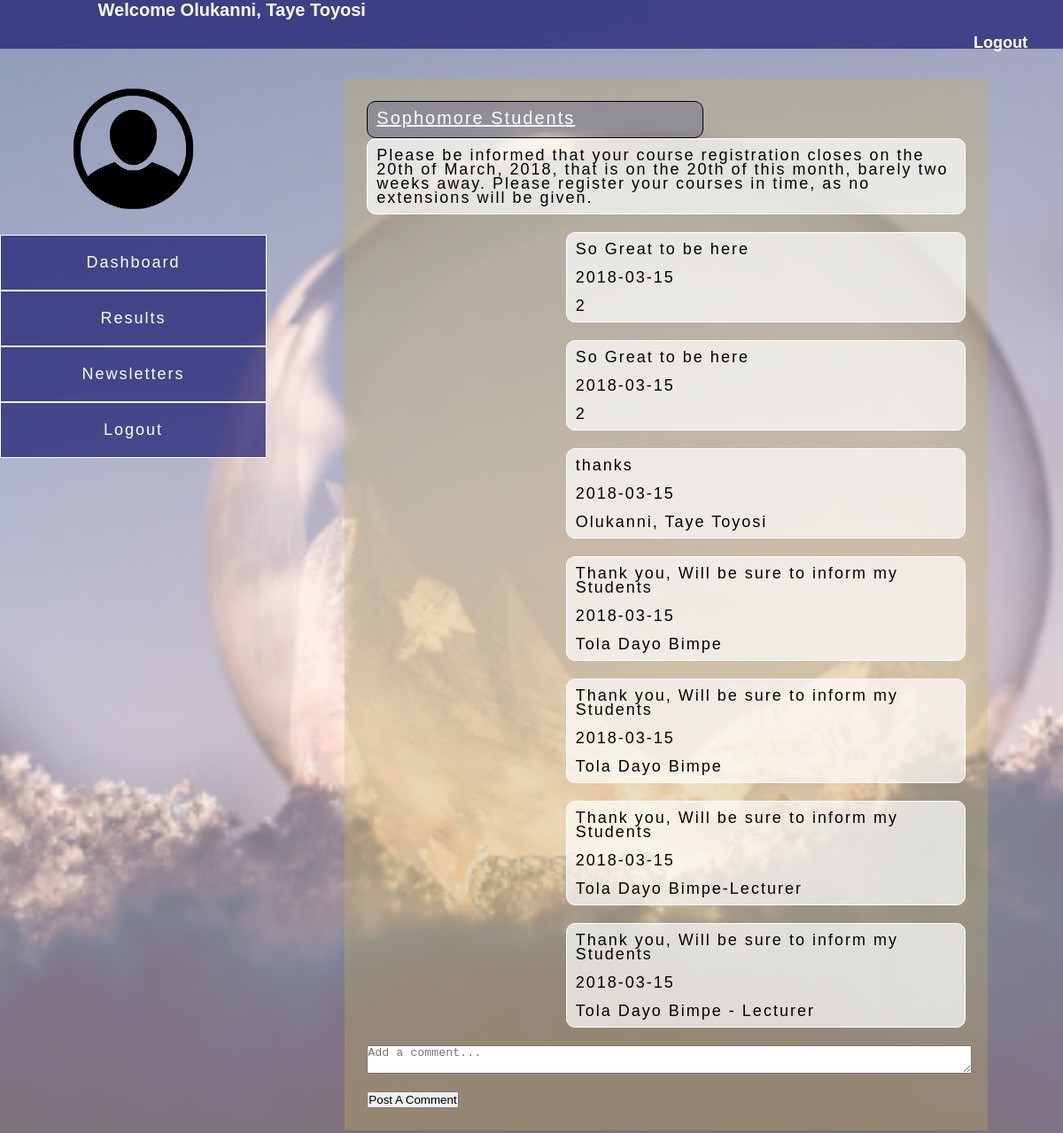
The page /public/student/newsletter.php?news_id=2 (signed in) on the database its author committed.
### tables this page shows
CREATE TABLE `newsletter` (
  `news_id` int(10) UNSIGNED NOT NULL,
  `news_name` text NOT NULL,
  `news_content` text NOT NULL,
  `date` date NOT NULL,
  `admin_id` int(10) NOT NULL
);

CREATE TABLE `comment` (
  `comment_id` int(11) NOT NULL,
  `comment` text NOT NULL,
  `username` varchar(30) NOT NULL,
  `news_id` int(11) NOT NULL,
  `date` date NOT NULL
);

### public/student/newsletter.php (the view, shortened to what this page needs)
<?php
    include("db/authentication.php");
    $name = $_SESSION['student_name'];
     if (isset($_GET['news_id'])) {
        $news_id=$_GET['news_id'];
    }
    $select = mysqli_query($db, "SELECT * FROM newsletter WHERE news_id = '".$news_id."' ")  or  die(mysqli_error($db));
?>
<!Doctype html public "-//W3C//DTD XHTML 1.0 Transitional//EM"
"http://www.w3.org/TR/xhtml1/DTD/xhtml1-transitional.dtd">
<html xmlns="http://wwww.w3.org/1999/xhtml">
    <head>
</head>
<body>
    <div id="container">
        <div class="header">
            <p class="student_name">Welcome <?php echo $name;?></p>
            <a href="student_logout.php" class="float_right">Logout</a></p></div>
        <div id="side1">
            <div class="profile_image" align="center"><img src="../../img/placeholder.png"></div>
            <ul>
                <li class="top"><a href="student_home.php"> Dashboard</a></li>
                <li class="top"><a href="view_result.php">Results</a></li>
                <li class="top"><a href="view_newsletter.php">Newsletters</a></li>
                <li class="top"><a href="student_logout.php">Logout</a></li>
            </ul>
        </div>
        <div id="side2">
                <div id="body">
                    <div id="newsletter">
                        <?php
                        $result = mysqli_fetch_array($select);
                        $news_name = $result['news_name'];
                        $news_content = $result['news_content'];
                        echo '<a class="newshead" id="button2" href=newsletter.php?news_id='.$news_id.'> '.$news_name.'</a>';
                        echo "<p class='news_content'> $news_content </p>";
                        ?>
                    </div>
        <?php
        $query= mysqli_query($db, "SELECT * FROM comment WHERE news_id = '".$news_id."' ")or die(mysqli_error($db)) ;
        while
            ($query_result=mysqli_fetch_array($query)) {
                $comment=$query_result['comment'];
                $date=$query_result['date'];
                $username = $query_result['username']
            ?>
            <div id="comments">
            <?php
            echo '<p class="comment">'.$comment.'</p></br>';
                echo "<p class='date '> $date </p></br>";
                echo "<p class ='name '>$username</p>";
            ?>
            </div>
        <?php
        }
?>
            <form action="" method="post" class="center">
                 <textarea  cols="100" name="comment" placeholder="Add a comment..."></textarea>
                 <input type="submit" name="submit2" value="Post A Comment" />
            </form>
                    </div>
        </div>
    </div>
</body>
</html>

### public/student/newsletter.php (style rules this page uses)
* { align-items: center; margin:0; padding:0 }
body { background-color: rgba(255,0,0, 0.1); }
#container { position: relative; min-height: 100vh; margin: 0px; overflow: hidden; }
#container::after { content: ""; background: url(../../img/ball.jpg); opacity: 0.5; top: 0; left: 0; bottom: 0; right: 0; position: absolute; z-index: -1; min-height: 100vh; margin: 0px; background-repeat: no-repeat; background-position: 50% 0; -ms-background-size: cover; -o-background-size: cover; -moz-background-size: cover; -webkit-background-size: cover; background-size: cover; }
.student_name { font-family:Arial; font-size:20px; font-weight: bold; margin-top: 0px; padding: 0 110.6px; color: #fff; }
.header p { margin-right: 40px; }
.header a { font-family: Helvetica, sans-serif; font-weight: bold; margin-top:15px; margin-right: 40px; font-size: 18px; text-decoration: none; color: #fff; }
#side1 { width: 25.1%; float: left; }
#side1 ul { list-style-type: none; text-align: center; }
#side1 ul li { border: 1px solid #fff; background-color: rgba(25,25,112, 0.7) }
#side1 ul li a { padding: 20px 30px; color: #fff; font-family:Arial; font-size:18px; display:block; letter-spacing: 2px; text-decoration: none }
#side2 { width: 74.6%; float: right; }
.header { height: 55px; background-color: rgba(25,25,112, 0.7); }
.profile_image { height: 120px; width: 50%; margin: 45px auto; }
.profile_image img { width: 90%; }
.float_right { float: right; }
#body { width: 80%; min-height: 50vh; line-height: 1em; margin: 30px auto; background-color: rgba(197, 179, 88, 0.3); padding: 5px; }
.newshead { color:#fff; font-family:Arial, Helvetica, sans-serif; font-size:20px; letter-spacing:2px; padding:10px; display:block; background-color: rgba(25,25,112,0.2); border:1px solid black; width: 50%; min-height: 20px; border-radius: 10px; font-style: bold; margin-top: 20px; margin-left: 20px }
.news_content, #comments { color:#000; font-family:Arial, Helvetica, sans-serif; font-size:18px; letter-spacing:2px; padding:10px; display:block; background-color: rgba(255,255,255,0.7); border:1px solid white; border-radius: 10px; margin-bottom: 20px; margin:0 20px 20px 20px; }
#comments { width: 60%; float: right; clear: both; }
textarea, input { margin:0 20px 20px 20px; }
textarea { width: 95%; }

### rows shown on the page
newsletter: news_name "Sophomore Students", news_content "Please be informed that your course registration closes on the 20th of March, 2018, that is on the 20th of this month, barely two weeks away. Please register your courses in time, as no extensions will be given."
comment: comment "So Great to be here", date "2018-03-15", username "2"
comment: comment "So Great to be here", date "2018-03-15", username "2"
comment: comment "thanks", date "2018-03-15", username "Olukanni, Taye Toyosi"
comment: comment "Thank you, Will be sure to inform my Students", date "2018-03-15", username "Tola Dayo Bimpe"
comment: comment "Thank you, Will be sure to inform my Students", date "2018-03-15", username "Tola Dayo Bimpe"
comment: comment "Thank you, Will be sure to inform my Students", date "2018-03-15", username "Tola Dayo Bimpe-Lecturer"
comment: comment "Thank you, Will be sure to inform my Students", date "2018-03-15", username "Tola Dayo Bimpe - Lecturer"

### other values the page prints
$name "Olukanni, Taye Toyosi"
